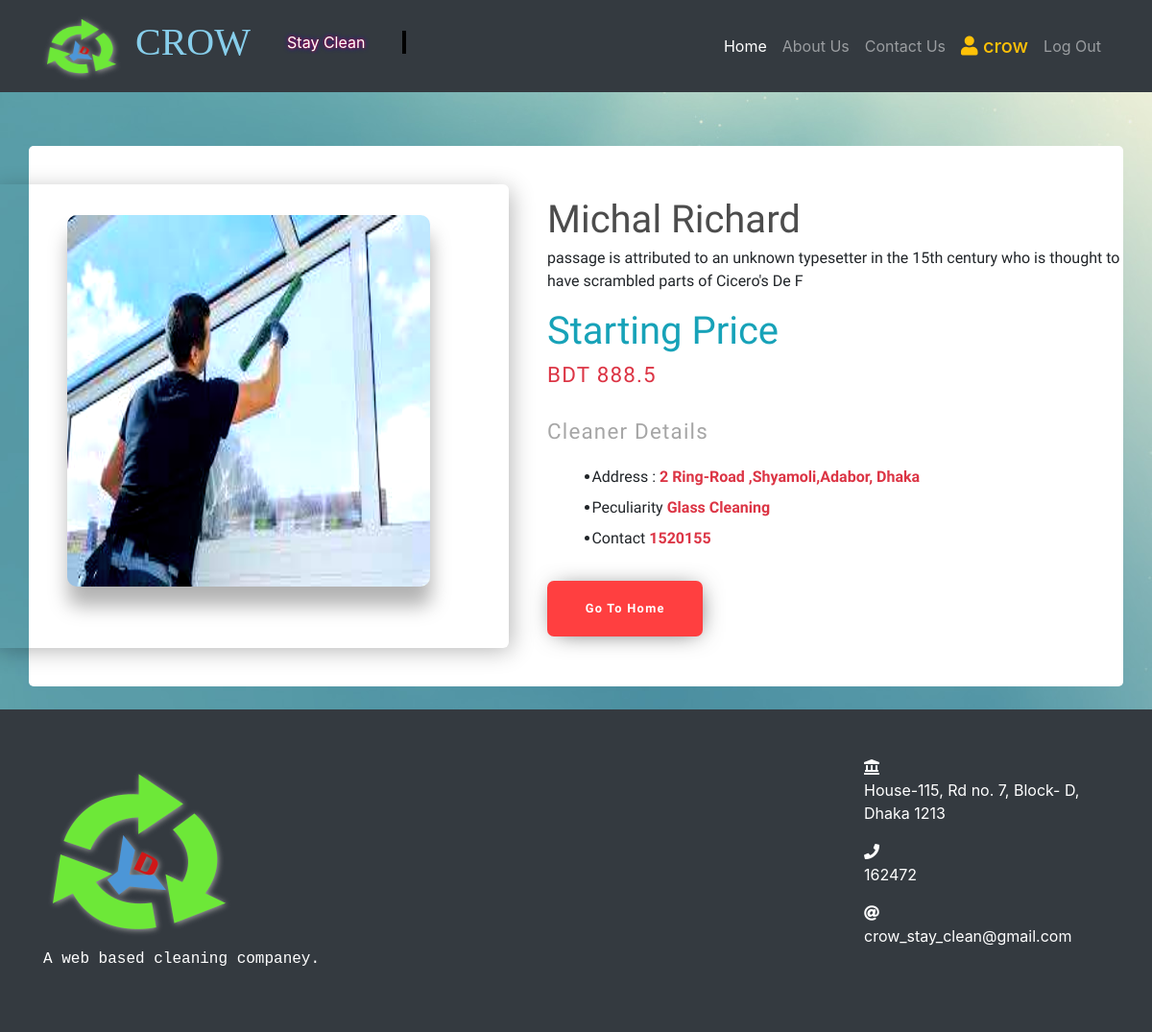
Page /cleaner_details/2/ (signed in) on the earlier database version.
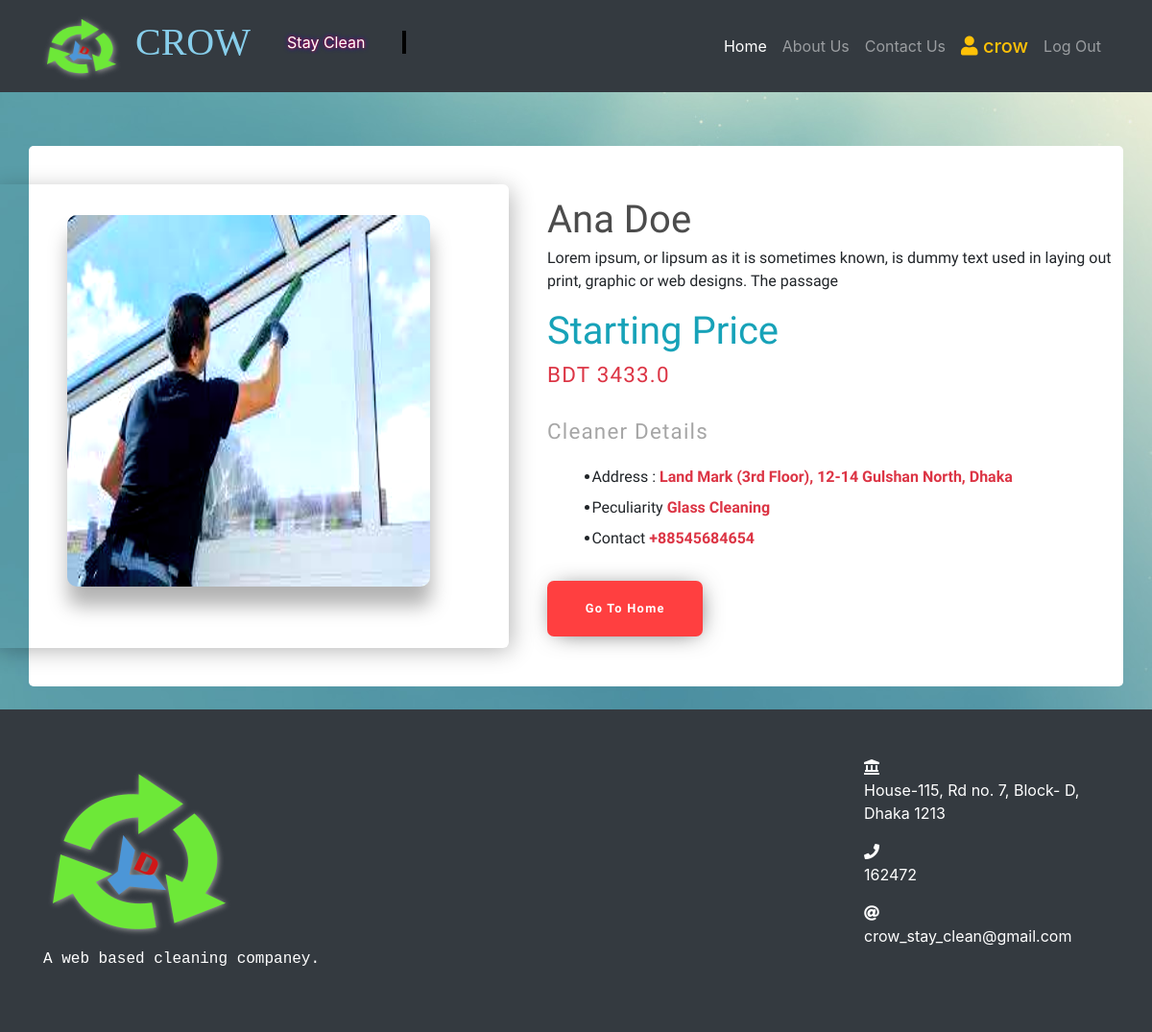
Same page on the later database version.
### management/models.py (models this page shows, shortened)
class Cleaner(models.Model):
    name=models.CharField(max_length=255,blank=False)
    desc=models.TextField(blank=True)
    cleaning_task=models.CharField(max_length=255)
    contact=models.CharField(max_length=255,blank=False)
    price=models.FloatField(blank=False,default=0.00)
    address=models.TextField(blank=False)
    image=models.ImageField(upload_to='')
    class Meta:
        verbose_name_plural = "Cleaners"

### management/views.py (the view)
# urls.py: path('cleaner_details/<int:id>/',CleanerDetailView,name='cleaner_details'),
@login_required
def CleanerDetailView(request,id=None):
    context=dict()
    cleaner=Cleaner.objects.get(pk=id)
    context['cleaner']=cleaner
    return render(request,'cleaner_details.html',context)

### templates/cleaner_details.html
{% extends 'base.html' %}
{% load static %}
{% block CSS %}
<link rel="stylesheet" href="{% static 'custom/css/cleaner_details.css' %}">
{% endblock CSS%}
{% block content %}
<div class="product_buy my-4">
	<section class="product my-4 container">
		<div class="product__photo">
			<div class="photo-container">
				<div class="photo-main">
					<img id="garbage-img" src="{{cleaner.image.url}}" alt="green apple slice">
				</div>
			</div>
		</div>
		<div class="product__info">
			<div class="title">
				<h1>{{cleaner.name}}</h1>
				<p>{{cleaner.desc}}</p>
			</div>
			<div class="">
                <h1 class="text-info">Starting Price</h1> <h3 class="text-danger">BDT {{cleaner.price}}</h3>
			</div>
			<div class="description">
				<h3>Cleaner Details</h3>
				<ul>
					<li>Address : <strong class="text-danger"> {{cleaner.address}}</strong></li>
					<li>Peculiarity <strong class="text-danger"> {{cleaner.cleaning_task}}</strong></li>
					<li>Contact <strong class="text-danger"> {{cleaner.contact}}</strong></li>
				</ul>
			</div>
		  <a href="{% url 'homepage' %}"><button class="buy--btn">Go To Home</button></a>
		</div>
	</section>
</div>
{% endblock content %}

Differences in the rows shown:
changed Cleaner "Glass Cleaning": image: a different picture; name "Michal Richard" → "Ana Doe"; desc "passage is attributed to an unknown typesetter in the 15th century who is thought to have scrambled parts of Cicero's De F" → "Lorem ipsum, or lipsum as it is sometimes known, is dummy text used in laying out print, graphic or web designs. The passage"; price "888.5" → "3433.0"; address "2 Ring-Road ,Shyamoli,Adabor, Dhaka" → "Land Mark (3rd Floor), 12-14 Gulshan North, Dhaka"; contact "1520155" → "+88545684654"
